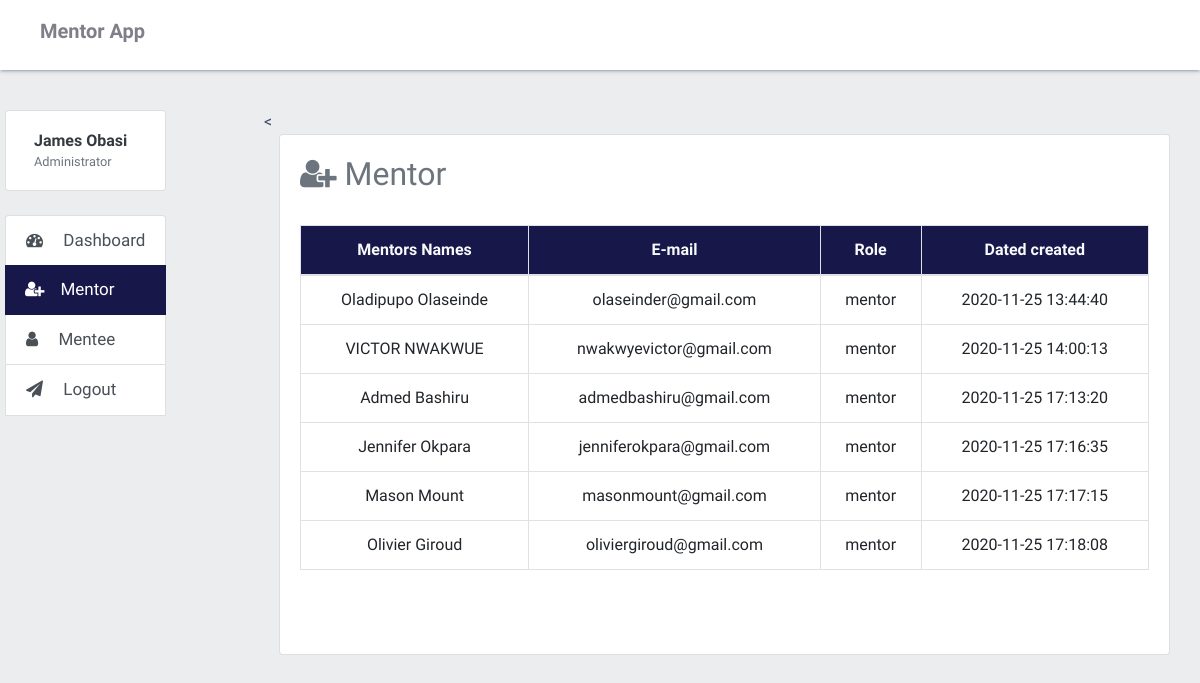
Page /mentor.php (signed in) on the committed database.
### tables this page shows
CREATE TABLE `users` (
  `id` int(11) NOT NULL,
  `email` varchar(255) NOT NULL,
  `phone` varchar(255) NOT NULL,
  `firstname` varchar(255) NOT NULL,
  `lastname` varchar(255) NOT NULL,
  `password` varchar(500) NOT NULL,
  `role` varchar(255) NOT NULL,
  `assigned_to` int(11) NOT NULL,
  `token` varchar(255) NOT NULL,
  `created_at` datetime NOT NULL DEFAULT current_timestamp()
);

### controls.php (the view, shortened to what this page needs)
<?php
require 'database/dbcon.php';
function getUserDetails() {
     global $con;
    $userEmail = $_SESSION['email'];
    $query="SELECT * FROM users WHERE email='$userEmail'";
    $result = mysqli_query($con,$query);
    $user = mysqli_fetch_array($result);
    return $user;
}
function displayAllmentors()
{
	global $con;
  	$query="SELECT * FROM users WHERE role='mentor'";
  	$result=mysqli_query($con,$query);
  	while($row=mysqli_fetch_array($result)) {
  	 echo '<tr>
			<td>'. $row['firstname']. ' '.$row['lastname'].'</td>
			<td>'. $row['email'] .'</td>
			<td>'. $row['role'] .'</td>
			<td>'. $row['created_at'] .'</td>
		</tr>';
  }
}
?>

### components/tab-nav.php (shortened to what this page needs)
<div class="list-group" id="list-tab" role="tablist">
	<li class="list-group-item list-group-item-action">
		<div class="media user-profile dropdown">
			<div class="media-body text-left">
				<h6 class="pro-user-name ml-2 mt-2">
					<?php echo "<span id='user' class='text-dark font-weight-bold ' style='text-transform: capitalize;'> ". getUserDetails()['firstname'].' ' . getUserDetails()['lastname']. "</span>" ?>
					<span class="pro-user-desc text-muted d-block mt-1 small">Administrator </span>
				</h6>
			</div>
		</div>
	</li>
</div><br>
<div class="list-group" id="list-tab" role="tablist">
    <a class="list-group-item list-group-item-action <?php
		if($page=='dashboard'){
			echo 'active';
		}?>" href="index" role="tab">
			<i class="fa fa-tachometer mr-3"></i> Dashboard
    </a>
    <a class="list-group-item list-group-item-action <?php
		if($page=='mentor'){
			echo 'active';
		}?>" href="mentor" role="tab">
			<i class="fa fa-user-plus mr-3"></i>Mentor
    </a>
    <a class="list-group-item list-group-item-action <?php
		if($page=='mentee'){
			echo 'active';
		}?>" href="mentee" role="tab">
			<i class="fa fa-user mr-3"></i> Mentee
    </a>
    <a class="list-group-item list-group-item-action <?php
		if($page=='updatepayment'){
			echo 'active';
		}?>" id="list-payment-list" href="logout" role="tab">
			<i class="fa fa-paper-plane mr-3"></i> Logout
    </a>
</div>

### css/main.css (style rules this page uses)
body { padding: 0; margin: 0; box-sizing: border-box; -webkit-font-family: 'Kotta One', sans-serif; font-family: 'Kotta One', sans-serif; overflow-x: hidden; color: #3c4b64; background-color: #ebedef; }
.media.user-profile { position: relative; }
.list-group-item.active { background: #17174a; border-color: none; border: none !important; }
.list-group-item { font-size: 17px !important; }

### rows in the picture
users: firstname "James", lastname "Obasi"
users: firstname "Oladipupo", lastname "Olaseinde", email "olaseinder@gmail.com", role "mentor", created_at "2020-11-25 13:44:40"
users: firstname "VICTOR", lastname "NWAKWUE", email "nwakwyevictor@gmail.com", role "mentor", created_at "2020-11-25 14:00:13"
users: firstname "Admed", lastname "Bashiru", email "admedbashiru@gmail.com", role "mentor", created_at "2020-11-25 17:13:20"
users: firstname "Jennifer", lastname "Okpara", email "jenniferokpara@gmail.com", role "mentor", created_at "2020-11-25 17:16:35"
users: firstname "Mason", lastname "Mount", email "masonmount@gmail.com", role "mentor", created_at "2020-11-25 17:17:15"
users: firstname "Olivier", lastname "Giroud", email "oliviergiroud@gmail.com", role "mentor", created_at "2020-11-25 17:18:08"
